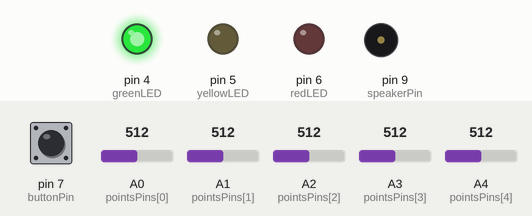
Bench run of a sketch on a simulated Arduino Uno, built with avr-gcc and run on an emulated ATmega328P. On the bench: output pins drawn as LEDs (lit = HIGH), buzzer (waves = sounding). Inputs (shaded band) come from the test bench; at power-on: A0 (pointsPins[0]) = 512, pin 7 (buttonPin) HIGH, A1 (pointsPins[1]) = 512, A2 (pointsPins[2]) = 512, A3 (pointsPins[3]) = 512, A4 (pointsPins[4]) = 512. What the sketch prints to the serial monitor is not drawn.

Above: at 4.7 s.
4.8 s: A0 (pointsPins[0]) set to 786
6.3 s: A0 (pointsPins[0]) set to 813
At 9.7 s:
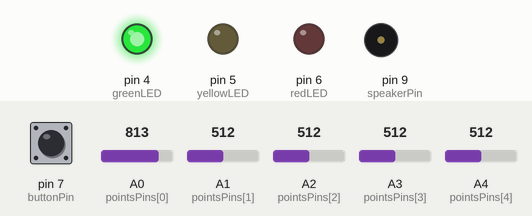
9.8 s: A0 (pointsPins[0]) set to 790
14.0 s: pin 7 (buttonPin) pulled LOW for 3.2 s
At 15.6 s:
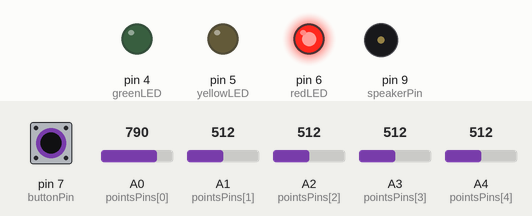
At 19.6 s:
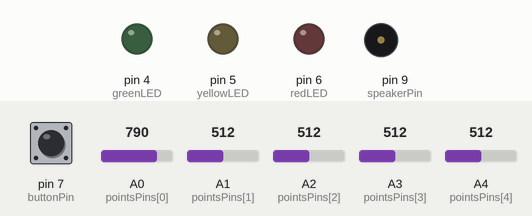
20.4 s: A1 (pointsPins[1]) set to 790
21.9 s: A1 (pointsPins[1]) set to 815
At 22.05 s:
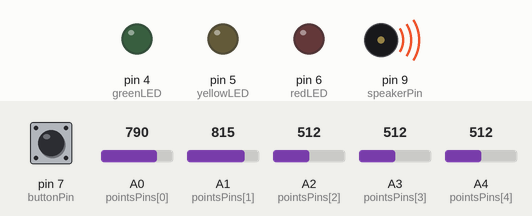
Timing chart, 0 to 27.1 s (numbered marks = the images above; inputs shaded):
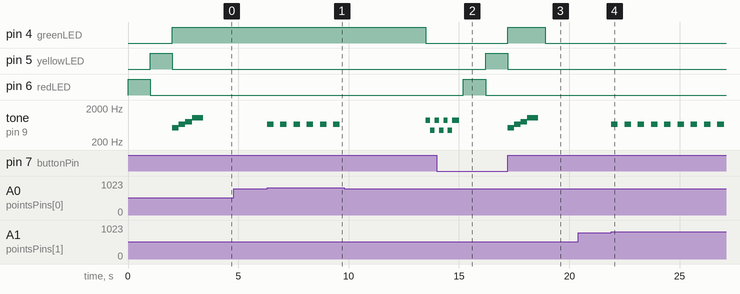

Measured:
- the behaviour switches between 800 and 801 on A0 (pointsPins[0]) (found by bisection; images 0 and 1)
- the behaviour switches between 800 and 801 on A1 (pointsPins[1]) (found by bisection; images 3 and 4)
- after the input at 4.8 s, every drawn part: stays the same
- after the input at 6.3 s, tone on pin 9 (speakerPin): alternates 659 Hz for 0.30 s and silent for 0.30 s, starting at once
- after the input at 14.0 s, pin 5 (yellowLED): LOW → HIGH after 2.2 s, → LOW 1.0 s later; pin 6 (redLED): LOW → HIGH after 1.2 s, → LOW 1.0 s later
- after the input at 20.4 s, every drawn part: stays the same
- after the input at 21.9 s, tone on pin 9 (speakerPin): alternates 659 Hz for 0.30 s and silent for 0.30 s, starting at once

The sketch:

marble_game.ino
```cpp
// (licence header left out)
// variables for pins
int pointsPins[] = {
  A0, A1, A2, A3, A4};
int buttonPin = 7;
int greenLED = 4;
int yellowLED = 5;
int redLED = 6;
int speakerPin = 9;

// number of piezos for points
int numPointsPins = 5;

// when points triggered
int piezoThreshold = 800;

//game timer variables
int maximumTime = 10000;
long gameStartTime;
boolean playingGame = false;

// high score variables
boolean newHighScore = false;
int currentScore;
int highScore = 0;

//---setup---------------------------
// runs once when board first powered
// or reset
void setup() {
  // set up pin mode for button
  pinMode(buttonPin, INPUT_PULLUP);

  // set up pin modes for LEDs
  pinMode(greenLED, OUTPUT);
  pinMode(yellowLED, OUTPUT);
  pinMode(redLED, OUTPUT);


  // start serial communication
  Serial.begin(9600);

  // start countdown to start
  startGame();
}

//---loop----------------------------
// runs continuously after setup()
void loop() {
  // if playing a game and still within time
  if( (millis() - gameStartTime) < maximumTime ){
    // read in each points pin
    int i;
    for( i=0; i<numPointsPins; i++ ) {
      int currPinValue = analogRead(pointsPins[i]);

      // if above the threshold
      if( currPinValue > piezoThreshold ){
        // add points
        int newPoints = (i+1)*10;
        currentScore += newPoints;

        // print points and new score
        Serial.print("   Score! ");
        Serial.print(newPoints);
        Serial.println(" points");
        Serial.print("   Current score: ");
        Serial.print(currentScore);
        Serial.println(" points");

        // play scoring music
        playScoreMusic();

        // pause so that same marble doesn't score twice
        delay(300);
      }
    }
  }
  else{
    // else if playing a game but time has run out
    if( playingGame ){
      // end the game
      endGame();
    }
    // else if not playing a game
    else{
      // check if button has been pressed to start new game
      int buttonValue = digitalRead( buttonPin );
      if( buttonValue == 0) {
        // button is pressed, start new game
        startGame();
      }

      // blink green if newHighScore flag is true
      if( newHighScore ) {
        digitalWrite(greenLED, HIGH);
        delay(200);
        digitalWrite(greenLED, LOW);
        delay(200);
      }
      // blink red if flag is false
      else {
        digitalWrite(redLED, HIGH);
        delay(200);
        digitalWrite(redLED, LOW);
        delay(200);
      }
    }
  }
}

//---startGame---------------------------
// sets up variables for a new game and starts
// countdown
void startGame() {
  // make sure all LEDs start off
  digitalWrite(redLED, LOW);
  digitalWrite(yellowLED, LOW);
  digitalWrite(greenLED, LOW);

  Serial.println("****NEW GAME****");
  Serial.print("Starting game in...");
  // turn on red LED
  digitalWrite(redLED, HIGH);
  Serial.print("ready...");
  delay(1000);
  // turn off red LED
  digitalWrite(redLED, LOW);

  // turn on yellow LED
  digitalWrite(yellowLED, HIGH);
  Serial.print("set...");
  delay(1000);
  // turn off yellow LED
  digitalWrite(yellowLED, LOW);

  Serial.println("go!");
  // turn on green LED
  digitalWrite(greenLED, HIGH);

  //play start music
  playStartMusic();

  // start game timer
  gameStartTime = millis();
  // set flag that currently playing a game
  playingGame = true;
  // reset score
  currentScore = 0;
}


//---endGame---------------------------
// sets up variables for a new game and starts
// countdown
void endGame() {
  Serial.println("Game Over!");
  Serial.print("Score: ");
  Serial.println(currentScore);

  // turn off green LED
  digitalWrite(greenLED, LOW);

  // calculate high score
  if( currentScore > highScore ) {
    // if a new high score
    highScore = currentScore;
    Serial.println("New High Score!");
    newHighScore = true;
    // play new high score music
    playNewHighScoreMusic();
  }
  else{
    // else new no high score
    newHighScore = false;
    // play end music
    playSadEndMusic();
  }

  Serial.print("High Score is: ");
  Serial.println( highScore );
  Serial.println();

  // set flag that not currently playing a game
  playingGame = false;
}


//---playStartMusic-----------------------
// plays starting tone sequence
void playStartMusic() {
  tone(speakerPin, 523, 300);
  delay(300);
  tone(speakerPin, 659, 300);
  delay(300);
  tone(speakerPin, 784, 300);
  delay(300);
  tone(speakerPin, 1047, 500);
  delay(600);
}

//---playScoreMusic-----------------------
// plays scoringg tone
void playScoreMusic() {
  tone(speakerPin, 659, 300);
  delay(300);
}

//---playSadEndMusic-----------------------
// plays sad tone sequence
void playSadEndMusic() {
  tone(speakerPin, 698, 300);
  delay(300);
  tone(speakerPin, 622, 300);
  delay(300);
  tone(speakerPin, 587, 300);
  delay(300);
  tone(speakerPin, 523, 500);
  delay(600);
}

//---playNewHighScoreMusic-----------------------
// plays happy new high score tone sequence
void playNewHighScoreMusic() {
  tone(speakerPin, 880, 300);
  delay(200);
  tone(speakerPin, 440, 500);
  delay(200);
  tone(speakerPin, 880, 300);
  delay(200);
  tone(speakerPin, 440, 500);
  delay(200);
  tone(speakerPin, 880, 300);
  delay(200);
  tone(speakerPin, 440, 500);
  delay(200);
  tone(speakerPin, 880, 300);
  delay(500);
}
```
